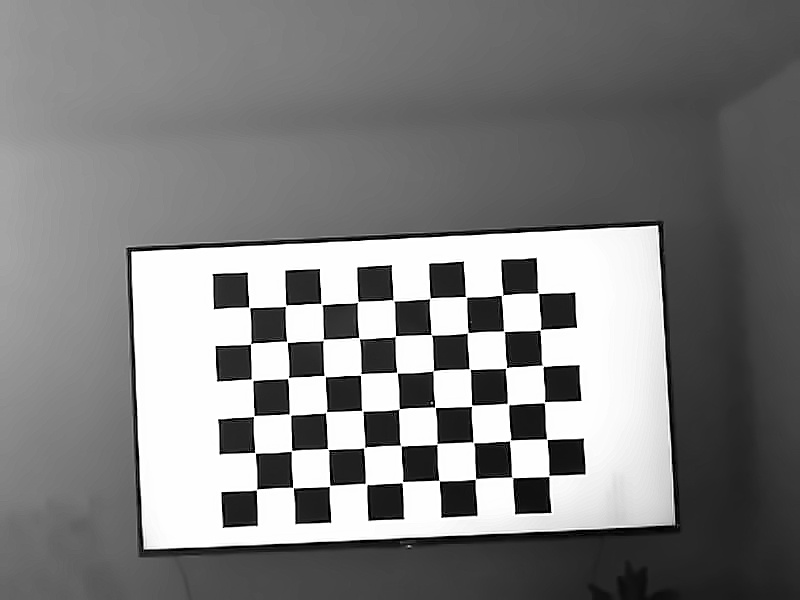
#> input picture project/data/CALI/cali_bw/calib_29.jpg, 800 x 600 px
$ jupyter execute --allow-errors corner.ipynb
#> lines starting #> are read from the running program, lines starting #| are printed output that depends on the picture; after the words box and inside, x2 and y2 are one past the last pixel; in counts of white or black regions, pixels touching at a corner belong together
### project/model/corners.py
"""
corners.py

Reusable definitions for:
    - Canny edge detection
    - Hough line detection
    - Line filtering (orientation + length)
    - Extending lines to image borders
    - Computing intersections between lines
    - Extracting 4 geometric corners (TL, TR, BR, BL)
"""

import cv2
import numpy as np
import math


# ============================================================
# 1. Canny detector
# ============================================================
def detect_edges(img, blur=5, low=50, high=150):
    gray = cv2.cvtColor(img, cv2.COLOR_BGR2GRAY)
    if blur > 0:
        gray = cv2.GaussianBlur(gray, (blur, blur), 0)
    edges = cv2.Canny(gray, low, high)
    return edges


# ============================================================
# 2. Detect Hough lines
# ============================================================
def detect_hough_lines(edges, img_shape,
                       threshold=80,
                       min_frac=0.15,
                       max_gap=25):

    H, W = img_shape[:2]

    min_len = min_frac * W

    lines = cv2.HoughLinesP(
        edges,
        rho=1,
        theta=np.pi / 180,
        threshold=threshold,
        minLineLength=min_len,
        maxLineGap=max_gap
    )

    if lines is None:
        return []

    return [tuple(line[0]) for line in lines]


# ============================================================
# 3. Filter lines by orientation
# ============================================================
def filter_lines(lines, img, vertical_thresh=10, horizontal_thresh=10):
    H, W = img.shape[:2]

    horizontal = []
    vertical = []

    for line in lines:

        x1, y1, x2, y2 = map(float, line)

        dx = x2 - x1
        dy = y2 - y1

        angle = math.degrees(math.atan2(dy, dx))
        length = math.hypot(dx, dy)

        # ---------- vertical ----------
        if abs(abs(angle) - 90) < vertical_thresh and length > H * 0.1:
            vertical.append((x1, y1, x2, y2))

        # ---------- horizontal ----------
        elif abs(angle) < horizontal_thresh and length > W * 0.1:
            horizontal.append((x1, y1, x2, y2))

    return horizontal, vertical


# ============================================================
# 4. Extend a segment to image borders
# ============================================================
def extend_segment(x1, y1, x2, y2, W, H):
    x1, y1, x2, y2 = map(float, (x1, y1, x2, y2))

    if abs(x2 - x1) < 1e-6:
        return int(x1), 0, int(x1), H

    m = (y2 - y1) / (x2 - x1)
    b = y1 - m * x1

    y0 = b
    yW = m * W + b

    return int(0), int(y0), int(W), int(yW)


# ============================================================
# 5. Intersection of two lines
# ============================================================
def intersect(x1, y1, x2, y2, x3, y3, x4, y4):
    A = np.array([
        [x2 - x1, x3 - x4],
        [y2 - y1, y3 - y4]
    ], dtype=float)

    B = np.array([x3 - x1, y3 - y1], dtype=float)

    det = np.linalg.det(A)
    if abs(det) < 1e-9:
        return None

    t, u = np.linalg.solve(A, B)
    px = x1 + t * (x2 - x1)
    py = y1 + t * (y2 - y1)

    return (int(px), int(py))


# ============================================================
# 6. Compute all intersections between vertical/horizontal lines
# ============================================================
# [10 lines left out: function compute_intersections, not called in this run]


# ============================================================
# 7. Extract 4 outermost corners (TL, TR, BR, BL)
# ============================================================
def extract_corners_from_points(pts):
    if len(pts) == 0:
        return None

    pts = np.array(pts, float)
    xs, ys = pts[:, 0], pts[:, 1]

    idx_TL = np.argmin(xs + ys)
    idx_TR = np.argmin(-xs + ys)
    idx_BL = np.argmin(xs - ys)
    idx_BR = np.argmin(-xs - ys)

    TL = tuple(pts[idx_TL])
    TR = tuple(pts[idx_TR])
    BR = tuple(pts[idx_BR])
    BL = tuple(pts[idx_BL])

    return [TL, TR, BR, BL]


# ============================================================
# 8. Full pipeline: get 4 corner points from an image
# ============================================================
# [70 lines left out: functions detect_4_corners, refine_corners_harris, draw_corners, not called in this run]

### project/analysis/corner.ipynb
[cell 1]
import cv2
import numpy as np
import matplotlib.pyplot as plt
import os, sys

SCRIPT_DIR = os.getcwd()
PROJECT_ROOT = os.path.abspath(os.path.join(SCRIPT_DIR, ".."))
if PROJECT_ROOT not in sys.path:
    sys.path.append(PROJECT_ROOT)
from model.corners import (
    detect_edges,
    detect_hough_lines,
    filter_lines,
    extend_segment,
    intersect,
    compute_intersections,
    extract_corners_from_points,
    detect_4_corners,
)

[cell 2]
# Load image
img_path = "../data/CALI/cali_bw/calib_29.jpg"
img = cv2.imread(img_path)
#> img is the input picture: shape (600, 800, 3); min 0, max 255, mean 127.4

if img is None:
    raise FileNotFoundError("Could not load image at: " + img_path)

# Convert to gray
gray = cv2.cvtColor(img, cv2.COLOR_BGR2GRAY)

# Larger Gaussian Blur (much smoother)
blur = cv2.GaussianBlur(gray, (11,11), 0)   # <-- Larger blur kernel

# Canny edges
edges = cv2.Canny(blur, 40, 100)
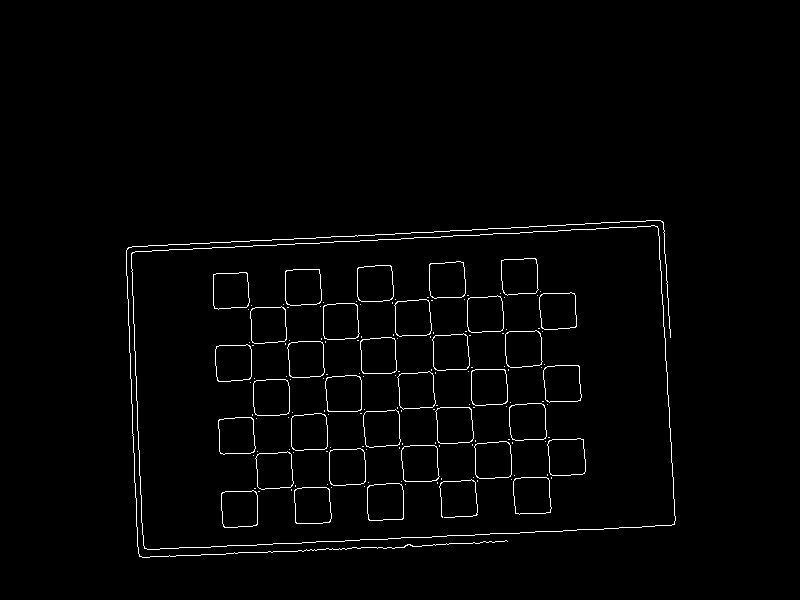
#> edges: shape (600, 800); 1.6% white in thin lines or dots, all inside (x1, y1, x2, y2) = (126, 220, 676, 558)

# Show all images in one plot
fig, axes = plt.subplots(2, 2, figsize=(12,10))
fig.suptitle("Canny Pipeline with Larger Gaussian Blur", fontsize=18)

axes[0,0].imshow(cv2.cvtColor(img, cv2.COLOR_BGR2RGB))
axes[0,0].set_title("Original")
axes[0,0].axis("off")

axes[0,1].imshow(gray, cmap="gray")
axes[0,1].set_title("Grayscale")
axes[0,1].axis("off")

axes[1,0].imshow(blur, cmap="gray")
axes[1,0].set_title("Gaussian Blur (11×11)")
axes[1,0].axis("off")

axes[1,1].imshow(edges, cmap="gray")
axes[1,1].set_title("Canny Edges")
axes[1,1].axis("off")

plt.tight_layout()
plt.show()

[cell 3]
edges = detect_edges(img)
#> in detect_edges, `edges = cv2.Canny(gray, low, high)`:
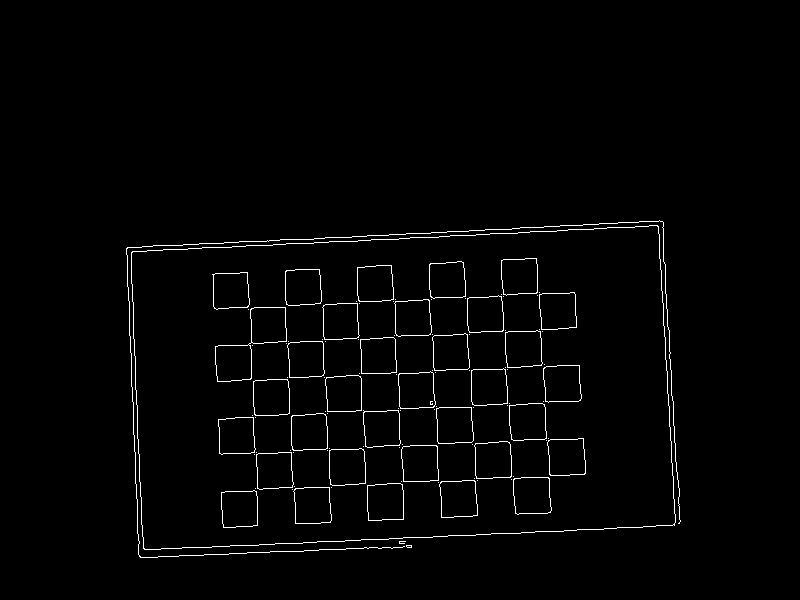
#> edges: shape (600, 800); 1.7% white in thin lines or dots, all inside (x1, y1, x2, y2) = (126, 220, 681, 558)
lines = detect_hough_lines(edges, img.shape)
#> in detect_hough_lines, `lines = cv2.HoughLinesP( edges, rho=1, theta=np.pi / 180, threshold=th..`: lines = 21 rows, first 6: [226, 247, 663, 225], [127, 247, 410, 233], [258, 241, 659, 220], [471, 535, 674, 525], [339, 541, 623, 527], [126, 252, 377, 239]
#> lines = 21 items, first 6: (226, 247, 663, 225), (127, 247, 410, 233), (258, 241, 659, 220), (471, 535, 674, 525), (339, 541, 623, 527), (126, 252, 377, 239)
hough_img = img.copy()

for (x1, y1, x2, y2) in lines:
    cv2.line(hough_img, (x1, y1), (x2, y2), (0, 255, 0), 3)
#> this loop made 21 passes
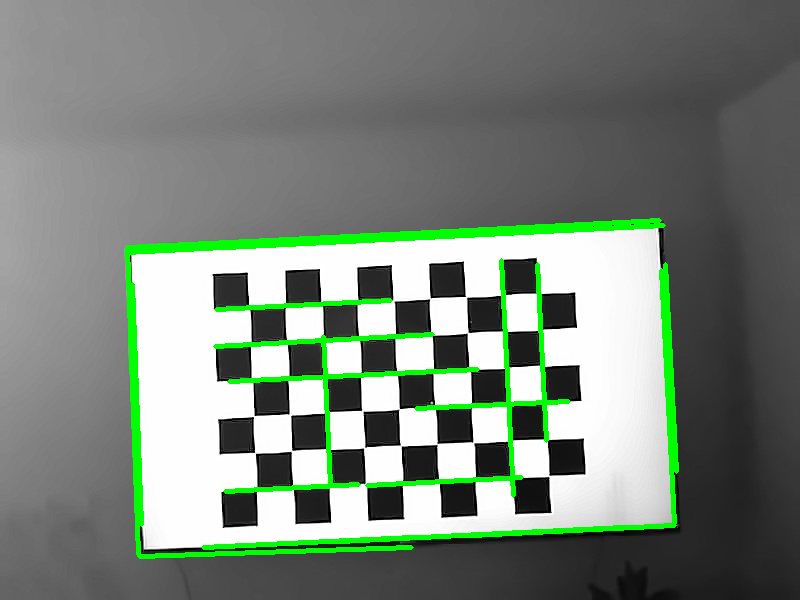
#> hough_img: shape (600, 800, 3); 4.58% of pixels changed, all inside (x1, y1, x2, y2) = (124, 218, 679, 559)

if not lines:
    print("⚠ No lines detected by Hough Transform")

plt.figure(figsize=(8,6))
plt.title("Hough Lines on Image (via model.corners)")
plt.imshow(cv2.cvtColor(hough_img, cv2.COLOR_BGR2RGB))
plt.axis("off")
plt.show()

[cell 4]
edges = detect_edges(img)
lines = detect_hough_lines(edges, img.shape)
vertical, horizontal = filter_lines(lines, img)
#> the loop in filter_lines, `for line in lines: ` made 21 passes
#> (x1, y1, x2, y2, dx, dy, angle, length) on passes 1 to 8: (226, 247, 663, 225, 437, -22, -2.88, 437.6), (127, 247, 410, 233, 283, -14, -2.83, 283.3), (258, 241, 659, 220, 401, -21, -3, 401.5), (471, 535, 674, 525, 203, -10, -2.82, 203.2), (339, 541, 623, 527, 284, -14, -2.82, 284.3), (126, 252, 377, 239, 251, -13, -2.96, 251.3), (132, 284, 141, 524, 9, 240, 87.85, 240.2), (127, 248, 138, 554, 11, 306, 87.94, 306.2)
#> after the loop in filter_lines, `for line in lines:`: horizontal = 14 items, first 6: (226, 247, 663, 225), (127, 247, 410, 233), (258, 241, 659, 220), (471, 535, 674, 525), (339, 541, 623, 527), (126, 252, 377, 239); vertical = [(132, 284, 141, 524), (127, 248, 138, 554), (661, 270, 674, 523), (665, 264, 676, 471), (501, 260, 513, 495), (537, 264, 546, 440), (323, 336, 330, 484)]
#> vertical has the same summary as horizontal in filter_lines; horizontal has the same summary as vertical in filter_lines

[cell 5]
H, W = img.shape[:2]

img2 = img.copy()

for (x1, y1, x2, y2) in horizontal:
    xa, ya, xb, yb = extend_segment(x1, y1, x2, y2, W, H)
    cv2.line(img2, (xa, ya), (xb, yb), (0, 255, 0), 2)
#> this loop made 7 passes
#> (m in extend_segment, b in extend_segment, y0 in extend_segment, yW in extend_segment) on passes 1 to 7: (26.67, -3236, -3236, 18097.3), (27.82, -3284.9, -3284.9, 18969.6), (19.46, -12594.1, -12594.1, 2975.2), (18.82, -12250.1, -12250.1, 2804.5), (19.58, -9551.2, -9551.2, 6115.4), (19.56, -10237.3, -10237.3, 5407.1), (21.14, -6493.1, -6493.1, 10421.1)
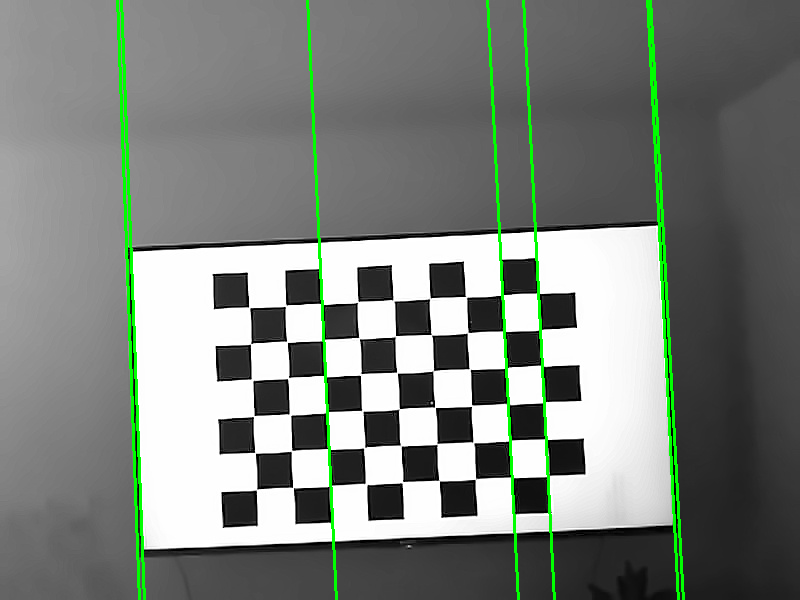
#> img2: shape (600, 800, 3); 2.63% of pixels changed, all inside (x1, y1, x2, y2) = (116, 0, 685, 600)

for (x1, y1, x2, y2) in vertical:
    xa, ya, xb, yb = extend_segment(x1, y1, x2, y2, W, H)
    cv2.line(img2, (xa, ya), (xb, yb), (255, 0, 255), 2)
#> this loop made 14 passes
#> (m in extend_segment, b in extend_segment, y0 in extend_segment, yW in extend_segment) on passes 1 to 8: (-0.0503, 258.4, 258.4, 218.1), (-0.0495, 253.3, 253.3, 213.7), (-0.0524, 254.5, 254.5, 212.6), (-0.0493, 558.2, 558.2, 518.8), (-0.0493, 557.7, 557.7, 518.3), (-0.0518, 258.5, 258.5, 217.1), (-0.0461, 427.2, 427.2, 390.3), (-0.0553, 357.9, 357.9, 313.6)
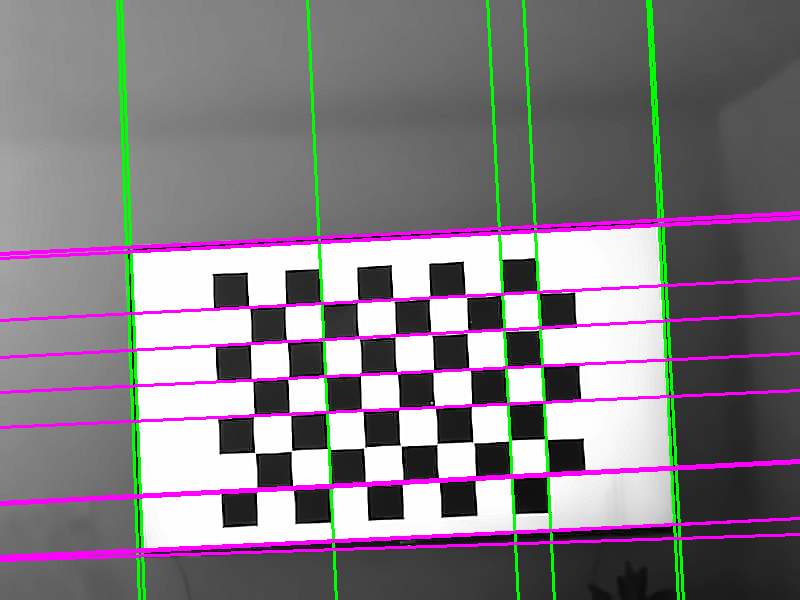
#> img2: shape (600, 800, 3); 5.17% of pixels changed, all inside (x1, y1, x2, y2) = (0, 211, 800, 562)

plt.figure(figsize=(8,6))
plt.title("Extended Lines")
plt.imshow(cv2.cvtColor(img2, cv2.COLOR_BGR2RGB))
plt.axis("off")
plt.show()

[cell 6]
all_points = []

for hx1,hy1,hx2,hy2 in horizontal:
    for vx1,vy1,vx2,vy2 in vertical:
        p = intersect(hx1,hy1,hx2,hy2, vx1,vy1,vx2,vy2)
        if p is not None:
            all_points.append(p)
#> this loop made 7 passes

print("Raw intersections:", all_points)
#> (printed output is left out)

[cell 7]
img_points = img.copy()

for i, (x, y) in enumerate(all_points):
    xi = int(x)
    yi = int(y)

    # Ensure point is inside image
    if 0 <= xi < img.shape[1] and 0 <= yi < img.shape[0]:
        cv2.circle(img_points, (xi, yi), 8, (0, 0, 255), -1)
        cv2.putText(
            img_points,
            f"P{i}",
            (xi + 10, yi - 10),
            cv2.FONT_HERSHEY_SIMPLEX,
            0.6,
            (255, 255, 0),
            2
        )
#> this loop made 98 passes
#> (x, y) on passes 1 to 8: (130, 251), (130, 246), (130, 247), (142, 551), (142, 550), (130, 251), (137, 420), (134, 350)
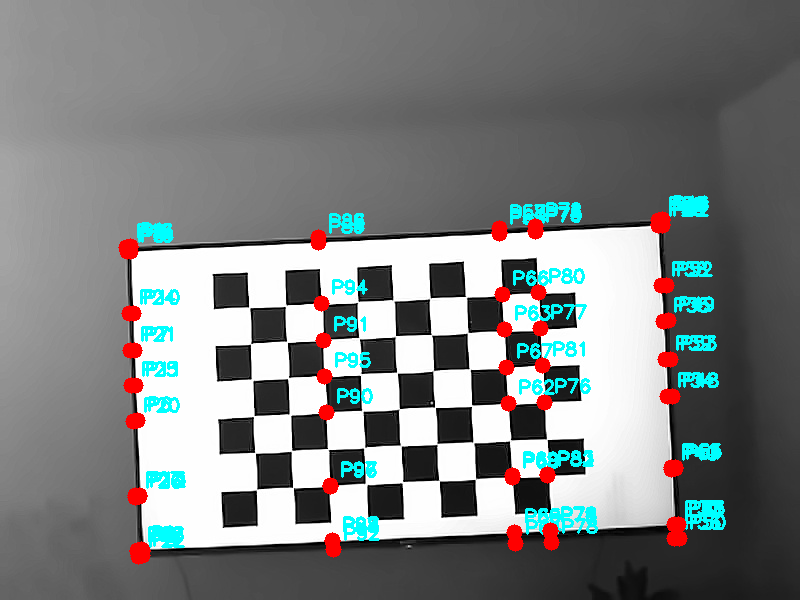
#> img_points: shape (600, 800, 3); 5.26% of pixels changed, all inside (x1, y1, x2, y2) = (118, 195, 726, 565)

# Display using Matplotlib
plt.figure(figsize=(8, 6))
plt.title("Labeled Intersection Points")
plt.imshow(cv2.cvtColor(img_points, cv2.COLOR_BGR2RGB))
plt.axis("off")
plt.show()

[cell 8]
corners = extract_corners_from_points(all_points)

if corners is None:
    print("⚠ No valid corners found")
else:
    TL, TR, BR, BL = corners
    print("Top-Left:     ", TL)
#| Top-Left:      (126.0, 247.0)
    print("Top-Right:    ", TR)
#| Top-Right:     (662.0, 219.0)
    print("Bottom-Right: ", BR)
#| Bottom-Right:  (679.0, 538.0)
    print("Bottom-Left:  ", BL)
#| Bottom-Left:   (138.0, 556.0)
    print("Corners:", corners)
#| Corners: [(126.0, 247.0), (662.0, 219.0), (679.0, 538.0), (138.0, 556.0)]

[cell 9]
img_corners = img.copy()

for (x, y) in corners:
    cv2.circle(img_corners, (int(x), int(y)), 10, (0, 0, 255), -1)
#> this loop made 4 passes
#> (x, y) on passes 1 to 4: (126, 247), (662, 219), (679, 538), (138, 556)
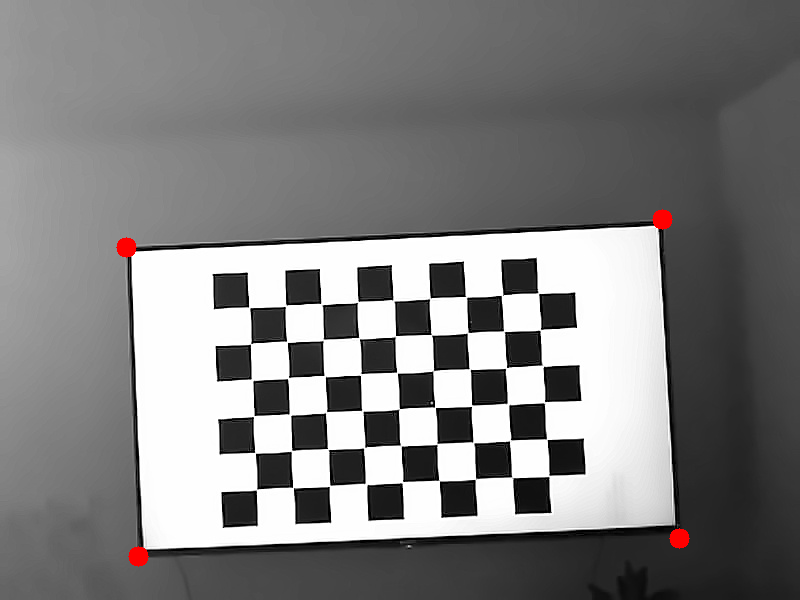
#> img_corners: shape (600, 800, 3); 0.26% of pixels changed, all inside (x1, y1, x2, y2) = (116, 209, 690, 567)

plt.figure(figsize=(8,6))
plt.title("Final Screen Corners (Geometric Method)")
plt.imshow(cv2.cvtColor(img_corners, cv2.COLOR_BGR2RGB))
plt.axis("off")
plt.show()

[cell 10]
def extract_patch(img, point, size=50):
#> called with point = (126, 247), size = 50
    x, y = map(int, point)
    r = size // 2

    return img[max(0,y-r):min(img.shape[0],y+r),
               max(0,x-r):min(img.shape[1],x+r)]

PATCH = 50

TL, TR, BR, BL = corners

TL_roi = extract_patch(img, TL, PATCH)
TR_roi = extract_patch(img, TR, PATCH)
BR_roi = extract_patch(img, BR, PATCH)
BL_roi = extract_patch(img, BL, PATCH)

[cell 11]
def zoom(img, scale=3):
#> called with scale = 3
    return cv2.resize(img, None, fx=scale, fy=scale, interpolation=cv2.INTER_NEAREST)
#> returned value: shape (150, 150, 3)

TL_zoom = zoom(TL_roi)
TR_zoom = zoom(TR_roi)
BR_zoom = zoom(BR_roi)
BL_zoom = zoom(BL_roi)

[cell 12]
plt.figure(figsize=(10,10))

plt.subplot(2,2,1)
plt.title("Top-Left Corner")
plt.imshow(cv2.cvtColor(TL_zoom, cv2.COLOR_BGR2RGB))
plt.axis("off")

plt.subplot(2,2,2)
plt.title("Top-Right Corner")
plt.imshow(cv2.cvtColor(TR_zoom, cv2.COLOR_BGR2RGB))
plt.axis("off")

plt.subplot(2,2,3)
plt.title("Bottom-Right Corner")
plt.imshow(cv2.cvtColor(BR_zoom, cv2.COLOR_BGR2RGB))
plt.axis("off")

plt.subplot(2,2,4)
plt.title("Bottom-Left Corner")
plt.imshow(cv2.cvtColor(BL_zoom, cv2.COLOR_BGR2RGB))
plt.axis("off")

plt.show()

[cell 13]
sift = cv2.SIFT_create()

def describe_patch(patch):
    kp, des = sift.detectAndCompute(patch, None)
    return kp, des

kp_TL, des_TL = describe_patch(TL_roi)
kp_TR, des_TR = describe_patch(TR_roi)
kp_BR, des_BR = describe_patch(BR_roi)
kp_BL, des_BL = describe_patch(BL_roi)

[cell 14]
# =========================================
# Load next frame
# =========================================
img2 = cv2.imread("../data/CALI/cali_bw/calib_11.jpg")
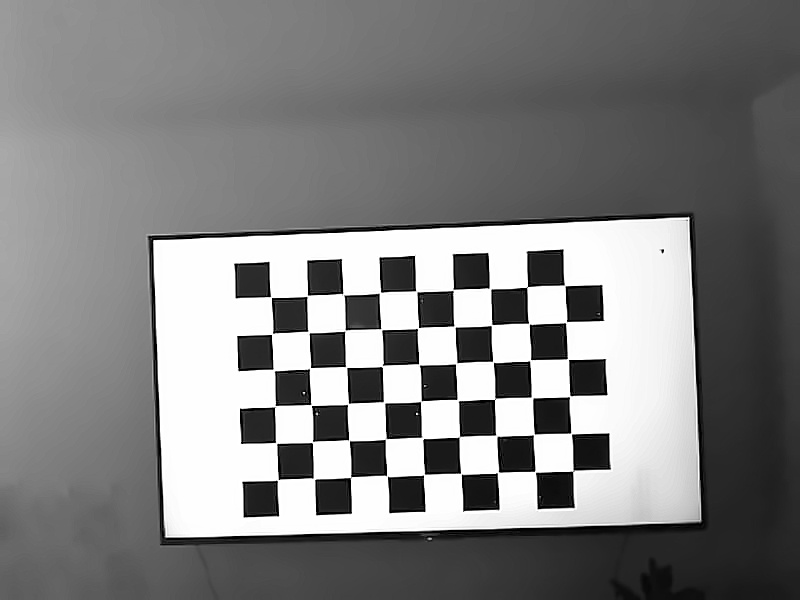
#> input picture project/data/CALI/cali_bw/calib_11.jpg, 800 x 600 px
#> img2 is the input picture: shape (600, 800, 3); min 0, max 255, mean 128.1
if img2 is None:
    raise ValueError("Image not found: calib_11.jpg")

new_gray = cv2.cvtColor(img2, cv2.COLOR_BGR2GRAY)

# Extract SIFT from new frame
kp_new, des_new = sift.detectAndCompute(new_gray, None)

if des_new is None:
    raise ValueError("No SIFT descriptors found in new image!")

# Matcher
bf = cv2.BFMatcher(cv2.NORM_L2, crossCheck=False)


# =========================================
# Corner-matching function (FIXED)
# =========================================
# [42 lines left out: function match_corner, not called in this run]


# =========================================
# MATCH ALL FOUR CORNERS
# =========================================
#> (the rest of this cell did not finish here and is left out)
